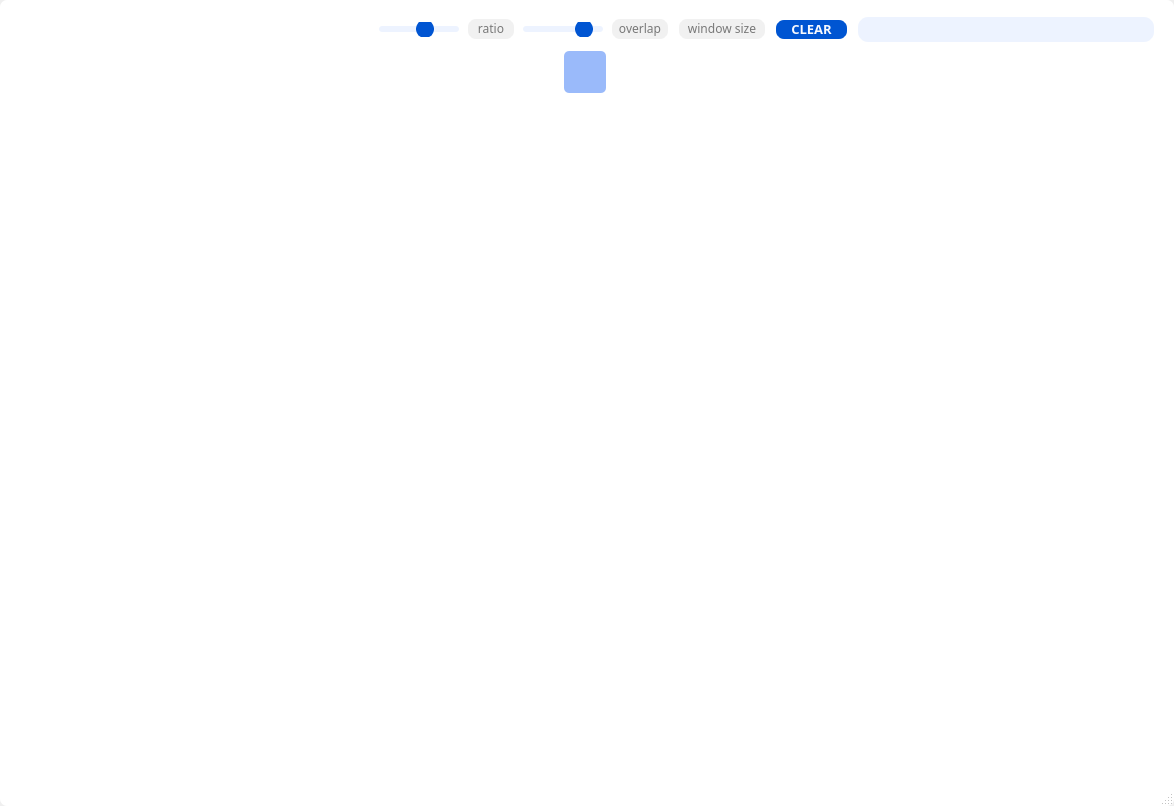
<?xml version="1.0" encoding="UTF-8"?>
<ui version="4.0">
 <class>Dialog</class>
 <widget class="QDialog" name="Dialog">
  <property name="geometry">
   <rect>
    <x>0</x>
    <y>0</y>
    <width>1174</width>
    <height>806</height>
   </rect>
  </property>
  <property name="windowTitle">
   <string>Dialog</string>
  </property>
  <property name="styleSheet">
   <string notr="true"/>
  </property>
  <property name="sizeGripEnabled">
   <bool>true</bool>
  </property>
  <layout class="QGridLayout" name="gridLayout_5">
   <property name="leftMargin">
    <number>0</number>
   </property>
   <property name="topMargin">
    <number>0</number>
   </property>
   <property name="rightMargin">
    <number>0</number>
   </property>
   <property name="bottomMargin">
    <number>0</number>
   </property>
   <item row="0" column="0">
    <widget class="QFrame" name="frame_all">
     <property name="styleSheet">
      <string notr="true">border: 1px solid rgba(0,0,0,.12);
border-radius: 7px;
background-color: white;</string>
     </property>
     <layout class="QGridLayout" name="gl_all">
      <property name="verticalSpacing">
       <number>7</number>
      </property>
      <item row="0" column="0">
       <layout class="QGridLayout" name="gl_bar">
        <property name="leftMargin">
         <number>6</number>
        </property>
        <property name="topMargin">
         <number>6</number>
        </property>
        <property name="rightMargin">
         <number>9</number>
        </property>
        <property name="horizontalSpacing">
         <number>7</number>
        </property>
        <item row="0" column="6">
         <widget class="QSlider" name="hs_split_ratio">
          <property name="enabled">
           <bool>false</bool>
          </property>
          <property name="minimumSize">
           <size>
            <width>80</width>
            <height>0</height>
           </size>
          </property>
          <property name="maximumSize">
           <size>
            <width>80</width>
            <height>16777215</height>
           </size>
          </property>
          <property name="styleSheet">
           <string notr="true">QSlider {
	border: none;
}

QSlider::groove:horizontal { 
	background-color: #EDF3FF;
	border: 0px solid #FFFFFF; 
	height: 6px; 
	border-radius: 3px;
}

QSlider::handle:horizontal { 
	background-color: #0055D2; 
	border: 2px solid #0055D2; 
	width: 14px; 
	height: 18px; 
	line-height: 18px; 
	margin-top: -6px; 
	margin-bottom: -6px; 
	border-radius: 9px; 
}

</string>
          </property>
          <property name="minimum">
           <number>10</number>
          </property>
          <property name="maximum">
           <number>20</number>
          </property>
          <property name="pageStep">
           <number>8</number>
          </property>
          <property name="sliderPosition">
           <number>16</number>
          </property>
          <property name="orientation">
           <enum>Qt::Horizontal</enum>
          </property>
         </widget>
        </item>
        <item row="0" column="2">
         <widget class="QPushButton" name="pb_open_image">
          <property name="enabled">
           <bool>true</bool>
          </property>
          <property name="minimumSize">
           <size>
            <width>23</width>
            <height>23</height>
           </size>
          </property>
          <property name="maximumSize">
           <size>
            <width>23</width>
            <height>23</height>
           </size>
          </property>
          <property name="font">
           <font>
            <family>Tw Cen MT Condensed</family>
            <pointsize>12</pointsize>
           </font>
          </property>
          <property name="cursor">
           <cursorShape>PointingHandCursor</cursorShape>
          </property>
          <property name="styleSheet">
           <string notr="true">QPushButton {
	background-color: rgba(0,0,0,0);
	border: none;
}
QPushButton:pressed{
	margin: 1 1 1 1;
	outline: 0;
}</string>
          </property>
          <property name="text">
           <string/>
          </property>
          <property name="icon">
           <iconset>
            <normaloff>../../GUIImg/insert-picture-icon.png</normaloff>../../GUIImg/insert-picture-icon.png</iconset>
          </property>
          <property name="iconSize">
           <size>
            <width>20</width>
            <height>20</height>
           </size>
          </property>
         </widget>
        </item>
        <item row="0" column="0">
         <widget class="QPushButton" name="pb_leave">
          <property name="sizePolicy">
           <sizepolicy hsizetype="Minimum" vsizetype="Minimum">
            <horstretch>0</horstretch>
            <verstretch>0</verstretch>
           </sizepolicy>
          </property>
          <property name="minimumSize">
           <size>
            <width>23</width>
            <height>23</height>
           </size>
          </property>
          <property name="maximumSize">
           <size>
            <width>23</width>
            <height>23</height>
           </size>
          </property>
          <property name="styleSheet">
           <string notr="true">QPushButton {
	background-color: transparent;
	border: none;
}

QPushButton:pressed {
	outline: 0;
}

</string>
          </property>
          <property name="text">
           <string/>
          </property>
          <property name="icon">
           <iconset>
            <normaloff>../../GUIImg/exit.png</normaloff>../../GUIImg/exit.png</iconset>
          </property>
          <property name="iconSize">
           <size>
            <width>20</width>
            <height>20</height>
           </size>
          </property>
         </widget>
        </item>
        <item row="0" column="4">
         <widget class="QPushButton" name="pb_save">
          <property name="enabled">
           <bool>false</bool>
          </property>
          <property name="minimumSize">
           <size>
            <width>23</width>
            <height>23</height>
           </size>
          </property>
          <property name="maximumSize">
           <size>
            <width>23</width>
            <height>23</height>
           </size>
          </property>
          <property name="font">
           <font>
            <family>Tw Cen MT Condensed</family>
            <pointsize>12</pointsize>
           </font>
          </property>
          <property name="styleSheet">
           <string notr="true">QPushButton {
	background-color: rgba(0,0,0,0);
	border: none;
}
QPushButton:pressed{
	margin: 1 1 1 1;
	outline: 0;
}
</string>
          </property>
          <property name="text">
           <string/>
          </property>
          <property name="icon">
           <iconset>
            <normaloff>../../GUIImg/pb-save.png</normaloff>../../GUIImg/pb-save.png</iconset>
          </property>
          <property name="iconSize">
           <size>
            <width>21</width>
            <height>21</height>
           </size>
          </property>
         </widget>
        </item>
        <item row="0" column="3">
         <widget class="QPushButton" name="pb_open_shape">
          <property name="enabled">
           <bool>false</bool>
          </property>
          <property name="minimumSize">
           <size>
            <width>23</width>
            <height>23</height>
           </size>
          </property>
          <property name="maximumSize">
           <size>
            <width>23</width>
            <height>23</height>
           </size>
          </property>
          <property name="font">
           <font>
            <family>Tw Cen MT Condensed</family>
            <pointsize>12</pointsize>
           </font>
          </property>
          <property name="cursor">
           <cursorShape>PointingHandCursor</cursorShape>
          </property>
          <property name="styleSheet">
           <string notr="true">QPushButton {
	background-color: rgba(0,0,0,0);
	border: none;
}
QPushButton:pressed{
	margin: 1 1 1 1;
	outline: 0;
}</string>
          </property>
          <property name="text">
           <string/>
          </property>
          <property name="icon">
           <iconset>
            <normaloff>../../GUIImg/block.png</normaloff>../../GUIImg/block.png</iconset>
          </property>
          <property name="iconSize">
           <size>
            <width>21</width>
            <height>21</height>
           </size>
          </property>
         </widget>
        </item>
        <item row="0" column="1">
         <widget class="QPushButton" name="pb_initial">
          <property name="enabled">
           <bool>true</bool>
          </property>
          <property name="minimumSize">
           <size>
            <width>23</width>
            <height>23</height>
           </size>
          </property>
          <property name="maximumSize">
           <size>
            <width>23</width>
            <height>23</height>
           </size>
          </property>
          <property name="styleSheet">
           <string notr="true">QPushButton {
	background-color: rgba(0,0,0,0);
	border: none;
}
QPushButton:pressed {
	margin: 1 1 1 1;
	outline: 0;
}</string>
          </property>
          <property name="text">
           <string/>
          </property>
          <property name="icon">
           <iconset>
            <normaloff>../../GUIImg/pb-repeat.png</normaloff>../../GUIImg/pb-repeat.png</iconset>
          </property>
          <property name="iconSize">
           <size>
            <width>19</width>
            <height>19</height>
           </size>
          </property>
         </widget>
        </item>
        <item row="0" column="5">
         <spacer name="horizontalSpacer">
          <property name="orientation">
           <enum>Qt::Horizontal</enum>
          </property>
          <property name="sizeHint" stdset="0">
           <size>
            <width>40</width>
            <height>20</height>
           </size>
          </property>
         </spacer>
        </item>
        <item row="0" column="7">
         <widget class="QLineEdit" name="le_split_ratio">
          <property name="enabled">
           <bool>false</bool>
          </property>
          <property name="minimumSize">
           <size>
            <width>50</width>
            <height>0</height>
           </size>
          </property>
          <property name="maximumSize">
           <size>
            <width>50</width>
            <height>16777215</height>
           </size>
          </property>
          <property name="font">
           <font>
            <family>Eras Medium ITC</family>
            <pointsize>9</pointsize>
           </font>
          </property>
          <property name="styleSheet">
           <string notr="true">QLineEdit {
	border: 2px solid #FFFFFF;
	border-radius: 10px;
	background-color: #F1F1F1;
	padding-bottom: 1px;
}
</string>
          </property>
          <property name="text">
           <string/>
          </property>
          <property name="alignment">
           <set>Qt::AlignCenter</set>
          </property>
          <property name="placeholderText">
           <string>ratio</string>
          </property>
         </widget>
        </item>
        <item row="0" column="8">
         <widget class="QSlider" name="hs_overlap_ratio">
          <property name="enabled">
           <bool>false</bool>
          </property>
          <property name="minimumSize">
           <size>
            <width>80</width>
            <height>0</height>
           </size>
          </property>
          <property name="maximumSize">
           <size>
            <width>80</width>
            <height>16777215</height>
           </size>
          </property>
          <property name="styleSheet">
           <string notr="true">QSlider {
	border: none;
}

QSlider::groove:horizontal { 
	background-color: #EDF3FF;
	border: 0px solid #FFFFFF; 
	height: 6px; 
	border-radius: 3px;
}

QSlider::handle:horizontal { 
	background-color: #0055D2; 
	border: 2px solid #0055D2; 
	width: 14px; 
	height: 18px; 
	line-height: 18px; 
	margin-top: -6px; 
	margin-bottom: -6px; 
	border-radius: 9px; 
}

</string>
          </property>
          <property name="minimum">
           <number>0</number>
          </property>
          <property name="maximum">
           <number>19</number>
          </property>
          <property name="pageStep">
           <number>8</number>
          </property>
          <property name="sliderPosition">
           <number>16</number>
          </property>
          <property name="orientation">
           <enum>Qt::Horizontal</enum>
          </property>
         </widget>
        </item>
        <item row="0" column="9">
         <widget class="QLineEdit" name="le_overlap_ratio">
          <property name="enabled">
           <bool>false</bool>
          </property>
          <property name="minimumSize">
           <size>
            <width>60</width>
            <height>0</height>
           </size>
          </property>
          <property name="maximumSize">
           <size>
            <width>60</width>
            <height>16777215</height>
           </size>
          </property>
          <property name="font">
           <font>
            <family>Eras Medium ITC</family>
            <pointsize>9</pointsize>
           </font>
          </property>
          <property name="styleSheet">
           <string notr="true">QLineEdit {
	border: 2px solid #FFFFFF;
	border-radius: 10px;
	background-color: #F1F1F1;
	padding-bottom: 1px;
}
</string>
          </property>
          <property name="text">
           <string/>
          </property>
          <property name="alignment">
           <set>Qt::AlignCenter</set>
          </property>
          <property name="placeholderText">
           <string>overlap</string>
          </property>
         </widget>
        </item>
        <item row="0" column="11">
         <widget class="QPushButton" name="pb_clear_crop">
          <property name="enabled">
           <bool>true</bool>
          </property>
          <property name="minimumSize">
           <size>
            <width>75</width>
            <height>0</height>
           </size>
          </property>
          <property name="maximumSize">
           <size>
            <width>75</width>
            <height>16777215</height>
           </size>
          </property>
          <property name="font">
           <font>
            <family>Tw Cen MT Condensed</family>
            <pointsize>10</pointsize>
            <weight>75</weight>
            <bold>true</bold>
           </font>
          </property>
          <property name="styleSheet">
           <string notr="true">QPushButton {
	background-color: #0055D2;
	color: #F7F9FF;
	border: 2px solid white;
	border-radius: 10px;
	padding-bottom: 1px;
}
QPushButton:pressed {
	margin: 1 1 1 1;
}</string>
          </property>
          <property name="text">
           <string>CLEAR</string>
          </property>
         </widget>
        </item>
        <item row="0" column="10">
         <widget class="QLineEdit" name="le_wsize">
          <property name="enabled">
           <bool>false</bool>
          </property>
          <property name="minimumSize">
           <size>
            <width>90</width>
            <height>0</height>
           </size>
          </property>
          <property name="maximumSize">
           <size>
            <width>90</width>
            <height>16777215</height>
           </size>
          </property>
          <property name="font">
           <font>
            <family>Eras Medium ITC</family>
            <pointsize>9</pointsize>
           </font>
          </property>
          <property name="styleSheet">
           <string notr="true">QLineEdit {
	border: 2px solid white;
	border-radius: 10px;
	background-color: #F1F1F1;
	padding-bottom: 1px;
}</string>
          </property>
          <property name="text">
           <string/>
          </property>
          <property name="alignment">
           <set>Qt::AlignCenter</set>
          </property>
          <property name="placeholderText">
           <string>window size</string>
          </property>
         </widget>
        </item>
        <item row="0" column="12">
         <widget class="QLineEdit" name="le_crop_info">
          <property name="enabled">
           <bool>true</bool>
          </property>
          <property name="minimumSize">
           <size>
            <width>300</width>
            <height>0</height>
           </size>
          </property>
          <property name="maximumSize">
           <size>
            <width>300</width>
            <height>16777215</height>
           </size>
          </property>
          <property name="font">
           <font>
            <family>Tw Cen MT Condensed</family>
            <pointsize>11</pointsize>
           </font>
          </property>
          <property name="styleSheet">
           <string notr="true">QLineEdit {
	border: 2px solid white;
	border-radius: 12px;
	background-color: #EDF3FF;
	padding-bottom: 1px;
}</string>
          </property>
          <property name="text">
           <string/>
          </property>
          <property name="alignment">
           <set>Qt::AlignCenter</set>
          </property>
          <property name="readOnly">
           <bool>false</bool>
          </property>
         </widget>
        </item>
       </layout>
      </item>
      <item row="1" column="0">
       <layout class="QHBoxLayout" name="horizontalLayout" stretch="0,1">
        <property name="spacing">
         <number>9</number>
        </property>
        <item>
         <layout class="QGridLayout" name="gl_mode">
          <property name="leftMargin">
           <number>5</number>
          </property>
          <property name="verticalSpacing">
           <number>6</number>
          </property>
          <item row="0" column="0">
           <widget class="QPushButton" name="pb_crop_mode">
            <property name="enabled">
             <bool>true</bool>
            </property>
            <property name="minimumSize">
             <size>
              <width>42</width>
              <height>42</height>
             </size>
            </property>
            <property name="maximumSize">
             <size>
              <width>42</width>
              <height>42</height>
             </size>
            </property>
            <property name="styleSheet">
             <string notr="true">QPushButton {
	border: none;
	border-radius: 5px;
	background-color: #9ABAFA;

}

QPushButton:pressed{
	margin: 1 1 1 1;
	outline: 0;
}</string>
            </property>
            <property name="text">
             <string/>
            </property>
            <property name="icon">
             <iconset>
              <normaloff>../../GUIImg/bnbox.png</normaloff>../../GUIImg/bnbox.png</iconset>
            </property>
            <property name="iconSize">
             <size>
              <width>27</width>
              <height>27</height>
             </size>
            </property>
           </widget>
          </item>
          <item row="2" column="0">
           <widget class="QPushButton" name="pb_cut_mode">
            <property name="minimumSize">
             <size>
              <width>42</width>
              <height>42</height>
             </size>
            </property>
            <property name="maximumSize">
             <size>
              <width>42</width>
              <height>42</height>
             </size>
            </property>
            <property name="styleSheet">
             <string notr="true">QPushButton {
	border: none;
	border-radius: 5px;
}
QPushButton:pressed{
	margin: 1 1 1 1;
	outline: 0;
}

QPushButton:hover {
	background-color: #EDF3FF;
}</string>
            </property>
            <property name="text">
             <string/>
            </property>
            <property name="icon">
             <iconset>
              <normaloff>../../GUIImg/segment.png</normaloff>../../GUIImg/segment.png</iconset>
            </property>
            <property name="iconSize">
             <size>
              <width>25</width>
              <height>25</height>
             </size>
            </property>
           </widget>
          </item>
          <item row="1" column="0">
           <widget class="QPushButton" name="pb_poly_mode">
            <property name="minimumSize">
             <size>
              <width>42</width>
              <height>42</height>
             </size>
            </property>
            <property name="maximumSize">
             <size>
              <width>42</width>
              <height>42</height>
             </size>
            </property>
            <property name="styleSheet">
             <string notr="true">QPushButton {
	border: None;
	border-radius: 5px;
}

QPushButton:pressed{
	margin: 1 1 1 1;
	outline: 0;
}

QPushButton:hover {
	background-color: #EDF3FF;
}</string>
            </property>
            <property name="text">
             <string/>
            </property>
            <property name="icon">
             <iconset>
              <normaloff>../../GUIImg/box2.png</normaloff>../../GUIImg/box2.png</iconset>
            </property>
            <property name="iconSize">
             <size>
              <width>29</width>
              <height>29</height>
             </size>
            </property>
           </widget>
          </item>
          <item row="3" column="0">
           <spacer name="verticalSpacer">
            <property name="orientation">
             <enum>Qt::Vertical</enum>
            </property>
            <property name="sizeHint" stdset="0">
             <size>
              <width>20</width>
              <height>40</height>
             </size>
            </property>
           </spacer>
          </item>
         </layout>
        </item>
        <item>
         <layout class="QGridLayout" name="gl_canvas">
          <property name="rightMargin">
           <number>9</number>
          </property>
          <property name="bottomMargin">
           <number>11</number>
          </property>
         </layout>
        </item>
       </layout>
      </item>
     </layout>
    </widget>
   </item>
  </layout>
 </widget>
 <resources/>
 <connections/>
</ui>
